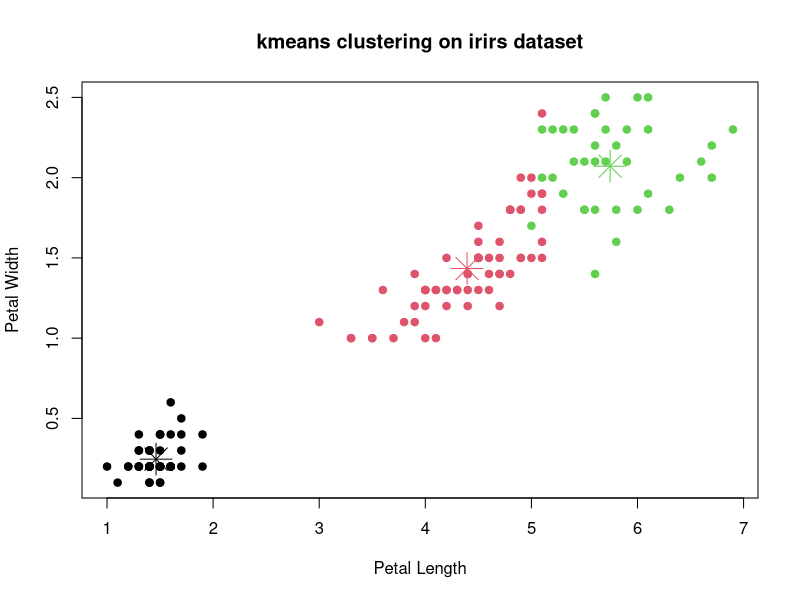

R code for this plot:
data(iris)
iris_data=iris[,1:4]
set.seed(123)
kmeans_model=kmeans(iris_data,center=3,nstart=25)
cat("cluster assignment:\n")
print(kmeans_model $ cluster)
cat("\n cluster centers:\n")
print(kmeans_model $ center)
plot(iris_data $ Petal.Length,iris_data $ Petal.Width,col=kmeans_model $ cluster,pch=19,xlab="Petal Length",ylab="Petal Width",main="kmeans clustering on irirs dataset")
points(kmeans_model$center[,3],kmeans_model$center[,4],col=1:3,pch=8,cex=3)
